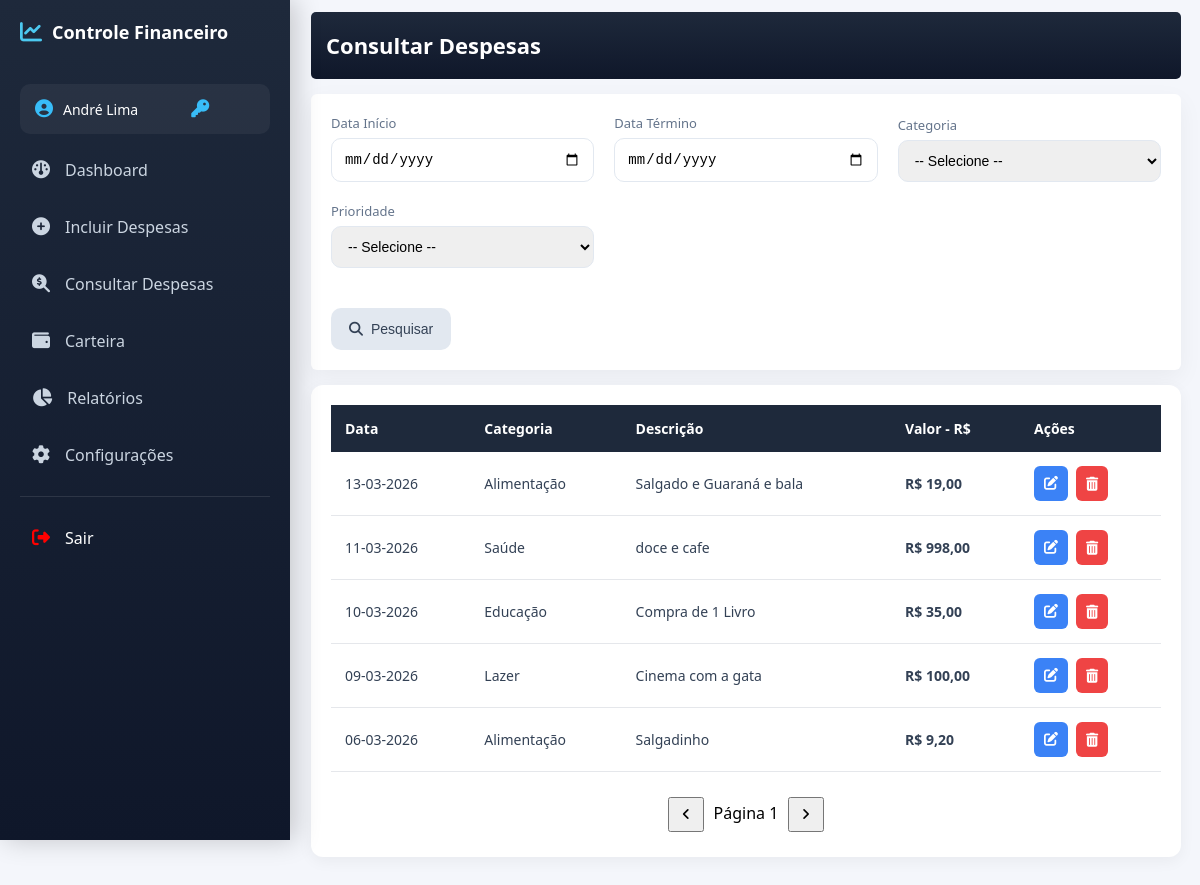
Page /view/dashboard.php?pagina=consultar (signed in) on the earlier database version.
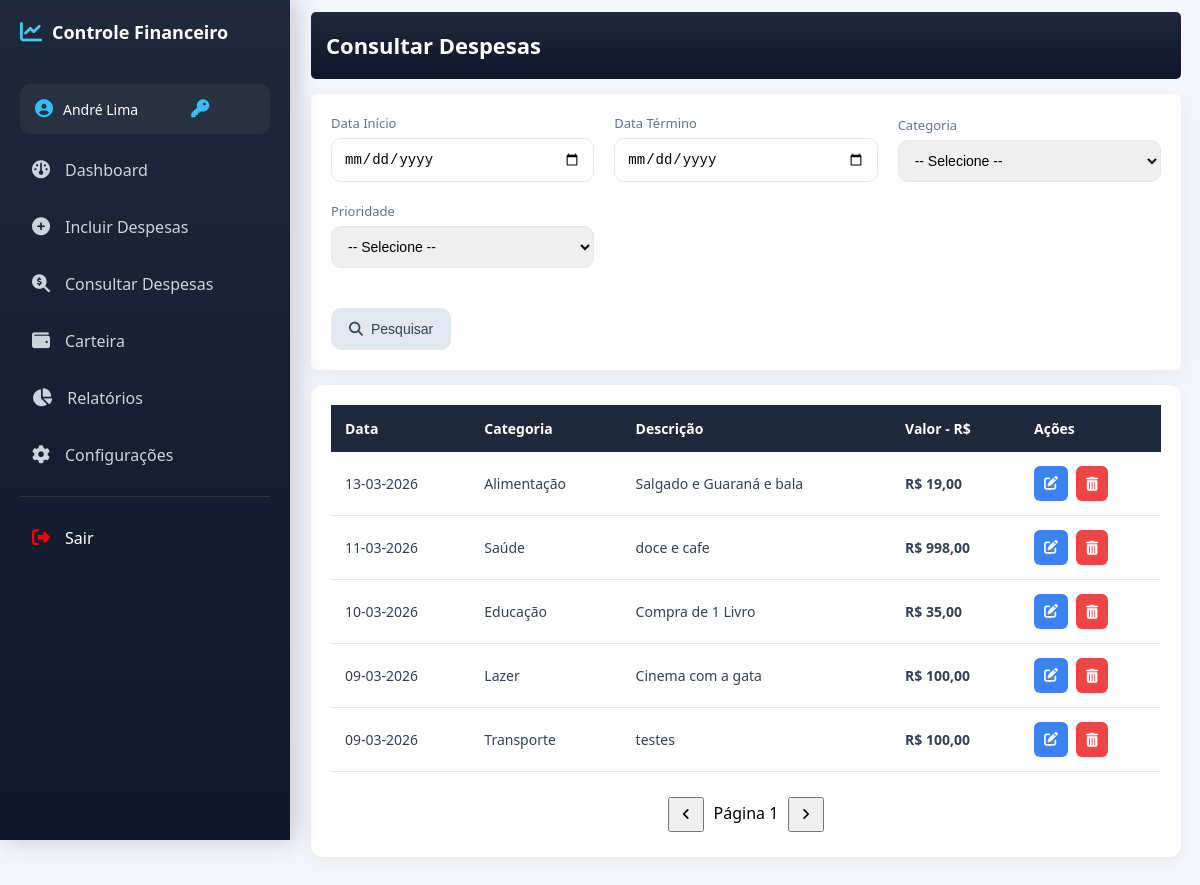
Same page on the later database version.
### tables this page shows
CREATE TABLE `despesas` (
  `idDespesa` int(11) NOT NULL,
  `dataDespesa` date NOT NULL,
  `idPrioridade` int(11) NOT NULL,
  `idCategoria` int(11) NOT NULL,
  `dsDespesa` varchar(200) NOT NULL,
  `valorDespesa` decimal(10,2) NOT NULL,
  `idUsuario` int(11) NOT NULL,
  `stAtivo` int(11) NOT NULL DEFAULT 1
);

CREATE TABLE `categorias` (
  `idCategoria` int(11) NOT NULL,
  `dsCategoria` varchar(50) NOT NULL,
  `stAtivo` int(11) NOT NULL DEFAULT 1
);

### controller/fnConsultarDespesasController.php (called while the page is built)
<?php
include_once('../model/fnGetDespesasModel.php');
if ($_SERVER['REQUEST_METHOD'] === 'POST') {
    $usuarioLogin = $_SESSION['idUsuario'] ?? null;
    $DT_ConsultaI = $_POST['DT_ConsultaI'] ?? null;
    $DT_ConsultaT = $_POST['DT_ConsultaT'] ?? null;
    $prioridade   = $_POST['prioridade'] ?? null;
    $categoria    = $_POST['categoria'] ?? null;
    $dadosDespesas = getDespesasFiltradas(
        $usuarioLogin,
        $DT_ConsultaI,
        $DT_ConsultaT,
        $prioridade,
        $categoria
    );
} else {
    $usuarioLogin = $_SESSION['idUsuario'] ?? null;
    $dadosDespesas = getDespesas($usuarioLogin);
}
?>

### model/fnGetDespesasModel.php (called while the page is built, shortened)
<?php
require_once('conn.php');
function getDespesas($usuarioLogin) {
    global $pdo;
    $sql = "SELECT
    TD.idDespesa,
    TD.dataDespesa,
    TD.dsDespesa,
    TD.valorDespesa,
    TP.dsPrioridade,
    TC.dsCategoria
    FROM despesas TD
    INNER JOIN categorias TC
    ON TC.idCategoria = TD.idCategoria
    INNER JOIN prioridadesDespesas TP
    ON TP.idPrioridade = TD.idPrioridade
    WHERE TD.idUsuario = :usuario";
    $params = [':usuario' => $usuarioLogin];
    $sql .= " ORDER BY TD.dataDespesa DESC";
    $stmt = $pdo->prepare($sql);
    $stmt->execute($params);
    return $stmt->fetchAll(PDO::FETCH_ASSOC);
}
?>

### view/consultarDespesas.php (the view, shortened to what this page needs)
<?php
include_once('../controller/fnConsultarDespesasController.php');
?>
<link rel="stylesheet" type="text/css" href="../styles/stylePages.css">
<div class="page-header">
    <h2>
        Consultar Despesas
    </h2>
</div>
<div class="card">
    <form class="form-grid" method="POST">
        <div class="form-group">
            <label>Data Início</label>
            <input type="date" name="DT_ConsultaI">
        </div>
        <div class="form-group">
            <label>Data Término</label>
            <input type="date" name="DT_ConsultaT">
        </div>
        <div class="form-group">
            <label>Categoria</label>
            <select name="categoria">
                <option value="" disabled selected> -- Selecione -- </option>
            </select>
        </div>
        <div class="form-group">
            <label>Prioridade</label>
            <select name="prioridade">
                <option value="" disabled selected> -- Selecione -- </option>
            </select>
        </div>
        <div class="form-actions">
            <button type="submit" class="btn btn-secondary" name="pesquisar">
                <i class="fa-solid fa-magnifying-glass"></i> Pesquisar
            </button>
        </div>
    </form>
</div>
<div class="card-lista">
    <table class="tabela-financeiro">
        <thead>
            <tr>
                <th>Data</th>
                <th>Categoria</th>
                <th>Descrição</th>
                <th>Valor - R$</th>
                <th>Ações</th>
            </tr>
        </thead>
        <tbody>
            <?php if (is_array($dadosDespesas) && count($dadosDespesas) > 0): ?>
            <?php foreach($dadosDespesas as $dadoDespesa): ?>
                <tr>
                    <td class="data"><?= date('d-m-Y', strtotime($dadoDespesa['dataDespesa'])); ?></td>
                    <td class="categoria"><?= $dadoDespesa['dsCategoria']; ?></td>
                    <td class="descricao"><?= $dadoDespesa['dsDespesa']; ?></td>
                    <td class="valor">R$ <?= number_format($dadoDespesa['valorDespesa'], 2, ',', '.'); ?></td>
                    <td class="acoes">
                        <button class="btn-editar"
                        data-id="<?= $dadoDespesa['idDespesa']; ?>"
                        data-descricao="<?= $dadoDespesa['dsDespesa']; ?>"
                        data-valor="<?= number_format($dadoDespesa['valorDespesa'], 2, ',', '.'); ?>"
                        data-data="<?= $dadoDespesa['dataDespesa']; ?>">
                        <i class="fa-solid fa-pen-to-square"></i>
                    </button>
                    <a href="../model/deleteDespesaModel.php?id=<?= $dadoDespesa['idDespesa']; ?>"
                       class="btn-excluir"
                       onclick="return confirm('Deseja realmente excluir esta despesa?');">
                       <i class="fa-solid fa-trash-can"></i>
                   </a>
               </td>
           </tr>
       <?php endforeach; ?>
   <?php else: ?>
    <tr>
        <td colspan="5">Nenhuma despesa encontrada.</td>
    </tr>
<?php endif; ?>
</tbody>
</table>
<div class="paginacao">
    <button id="prev"><i class="fa-solid fa-angle-left"></i></button>
    <span id="paginaAtual"></span>
    <button id="next"><i class="fa-solid fa-angle-right"></i></button>
</div>
</div>

### view/dashboard.php (shortened to what this page needs)
<!DOCTYPE html>
<html>
<head>
	<link rel="stylesheet" href="https://cdnjs.cloudflare.com/ajax/libs/font-awesome/6.5.0/css/all.min.css">
	<link rel="stylesheet" type="text/css" href="../styles/styleDashboard.css">
</head>
<body>
	<div class="mobile-toggle" onclick="toggleSidebar()">
		<i class="fa-solid fa-bars"></i>
	</div>
	<div class="sidebar">
		<div class="logo">
			<i class="fa-solid fa-chart-line"></i>
			<span>Controle Financeiro</span>
		</div>
		<ul class="menu">
			<li class="menu-usuario">
				<i class="fa-solid fa-circle-user"></i>
				<span><?php echo $_SESSION['usuario']; ?></span>
				<a href="?pagina=alterSenhaPix" class="btnAlterarSenha" title="Alterar Senha / Pix"> <i class="fa fa-key"></i> </a>
			</li>
			<li>
				<a href="?pagina=home">
					<i class="fa-solid fa-gauge"></i>
					<span>Dashboard</span>
				</a>
			</li>
			<li>
				<a href="?pagina=incluir">
					<i class="fa-solid fa-plus-circle"></i>
					<span>Incluir Despesas</span>
				</a>
			</li>
			<li>
				<a href="?pagina=consultar">
					<i class="fa-solid fa-magnifying-glass-dollar"></i>
					<span>Consultar Despesas</span>
				</a>
			</li>
			<li>
				<a href="?pagina=caixinha">
					<i class="fa-solid fa-wallet"></i>
					<span>Carteira</span>
				</a>
			</li>
			<li>
				<a href="?pagina=relatorios">
					<i class="fa-solid fa-chart-pie"></i>
					<span>Relatórios</span>
				</a>
			</li>
			<?php if ($_SESSION['acesso'] == 1):?>
				<li>
					<a href="?pagina=config">
						<i class="fa-solid fa-gear"></i>
						<span>Configurações</span>
					</a>
				</li>
			<?php endif;?>
			<hr class="divider">
			<li class="logout-item">
				<a href="../controller/sair.php?sair">
					<i class="fa-solid fa-right-from-bracket"></i>
					<span>Sair</span>
				</a>
			</li>
		</ul>
	</div>
	<div class="main-content">
		<div class="dashboard">
			<?php
			$pagina = $_GET['pagina'] ?? 'home';
			switch($pagina){
				case 'consultar':
				include 'consultarDespesas.php';
				break;
			}
			?>
		</div>
	</div>
</body>
</html>

### styles/styleDashboard.css (style rules this page uses)
body { margin: 0; font-family: 'Segoe UI', sans-serif; background-color: #f4f6fb; }
.sidebar { width: 250px; height: 100vh; background: linear-gradient(180deg, #1e293b, #0f172a); color: #fff; position: fixed; left: 0; top: 0; padding: 20px; transition: 0.3s ease; box-shadow: 5px 0 25px rgba(0,0,0,0.2); }
.logo { display: flex; align-items: center; gap: 10px; font-size: 18px; font-weight: bold; margin-bottom: 40px; }
.logo i { font-size: 22px; color: #4cc9f0; }
.menu { list-style: none; padding: 0; }
.menu li { margin-bottom: 15px; }
.menu a { text-decoration: none; color: #cbd5e1; display: flex; align-items: center; gap: 15px; padding: 10px 12px; border-radius: 8px; transition: 0.3s; }
.menu a i { font-size: 18px; }
.main-content { margin-left: 270px; padding: 30px; }
.menu-usuario { list-style: none; display: flex; align-items: center; gap: 10px; padding: 10px 15px; border-radius: 10px; background: rgba(255,255,255,0.05); color: #ffffff; font-size: 14px; font-weight: 500; transition: 0.3s; cursor: default; }
.menu-usuario i { font-size: 18px; color: #38bdf8; }
.divider { border: none; height: 1px; background-color: rgba(255,255,255,0.1); margin: 20px 0; }
.logout-item i { color: red; }
.logout-item a { color: white; }
.card { background: #ffffff; padding: 25px; border-radius: 15px; box-shadow: 0 5px 20px rgba(0,0,0,0.05); }
.card-lista { background: #ffffff; padding: 20px; border-radius: 6px; box-shadow: 0 8px 25px rgba(0,0,0,0.05); width: 100%; box-sizing: border-box; margin-top: -15px; }
.tabela-financeiro { width: 100%; border-collapse: collapse; font-family: 'Segoe UI', sans-serif; }
.tabela-financeiro thead { background: #1e293b; color: #ffffff; }
.tabela-financeiro th { padding: 14px; text-align: left; font-weight: 600; font-size: 14px; }
.tabela-financeiro td { padding: 14px; border-bottom: 1px solid #e5e7eb; font-size: 14px; color: #334155; }
.main-content { margin-left: 250px; padding: 40px; min-height: 100vh; background-color: #f4f6fb; }
.dashboard { max-width: 1300px; margin: 0 auto; }
.btnAlterarSenha { display: inline-flex; align-items: center; justify-content: center; width: 10px; height: 10px; color: white; border-radius: 6px; text-decoration: none; background: none; cursor: pointer; margin-left: 35px; }
.dashboard { display: flex; flex-direction: column; gap: 30px; width: 100%; margin-left: 21px; }

Differences in the rows shown:
no longer on this page (row unchanged): despesas: dataDespesa "06-03-2026", idCategoria.dsCategoria "Alimentação", dsDespesa "Salgadinho", valorDespesa "9,20"
added despesas: dataDespesa "09-03-2026", idCategoria.dsCategoria "Transporte", dsDespesa "testes", valorDespesa "100,00"
